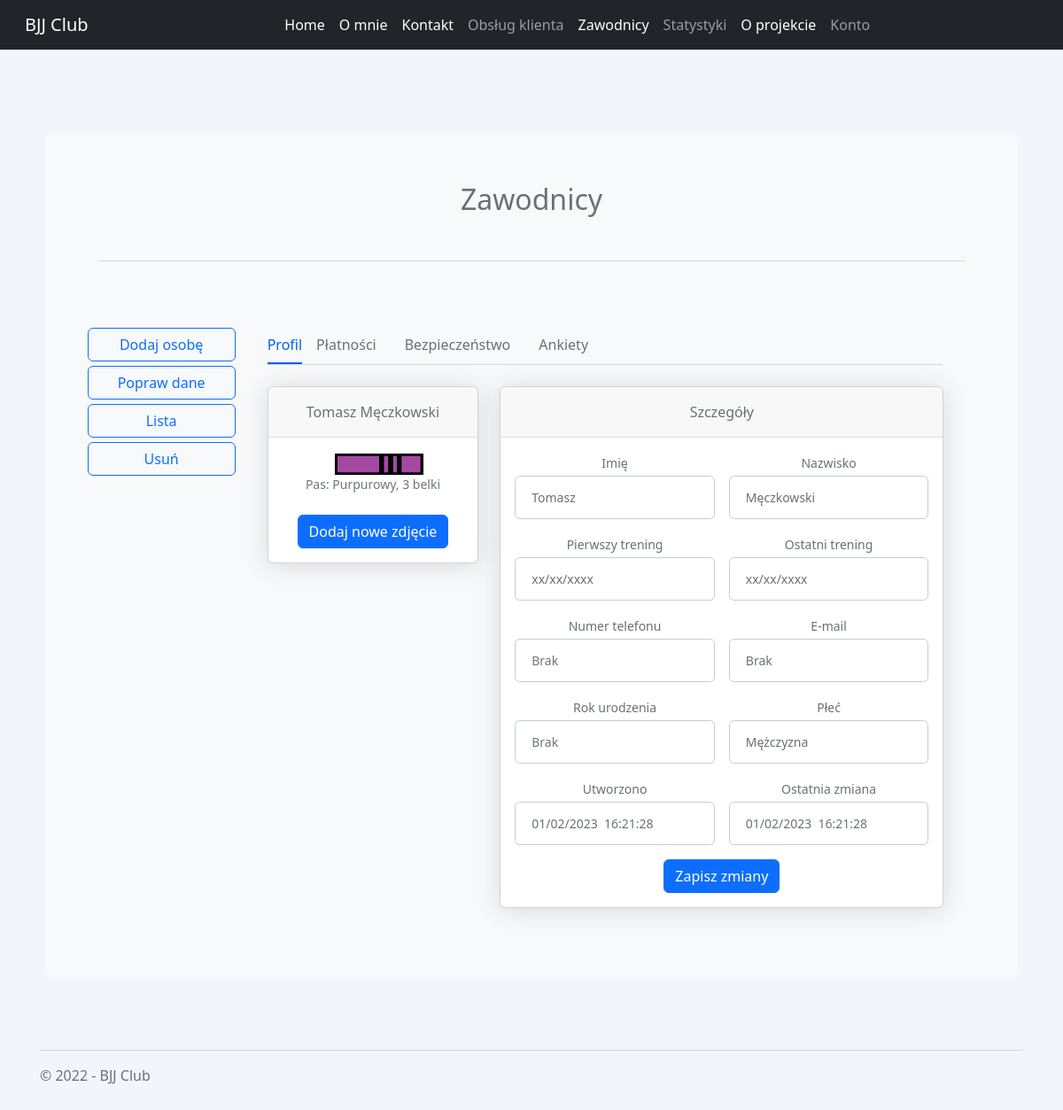
The page /zawodnicy/profil/1 on the database as committed earlier.
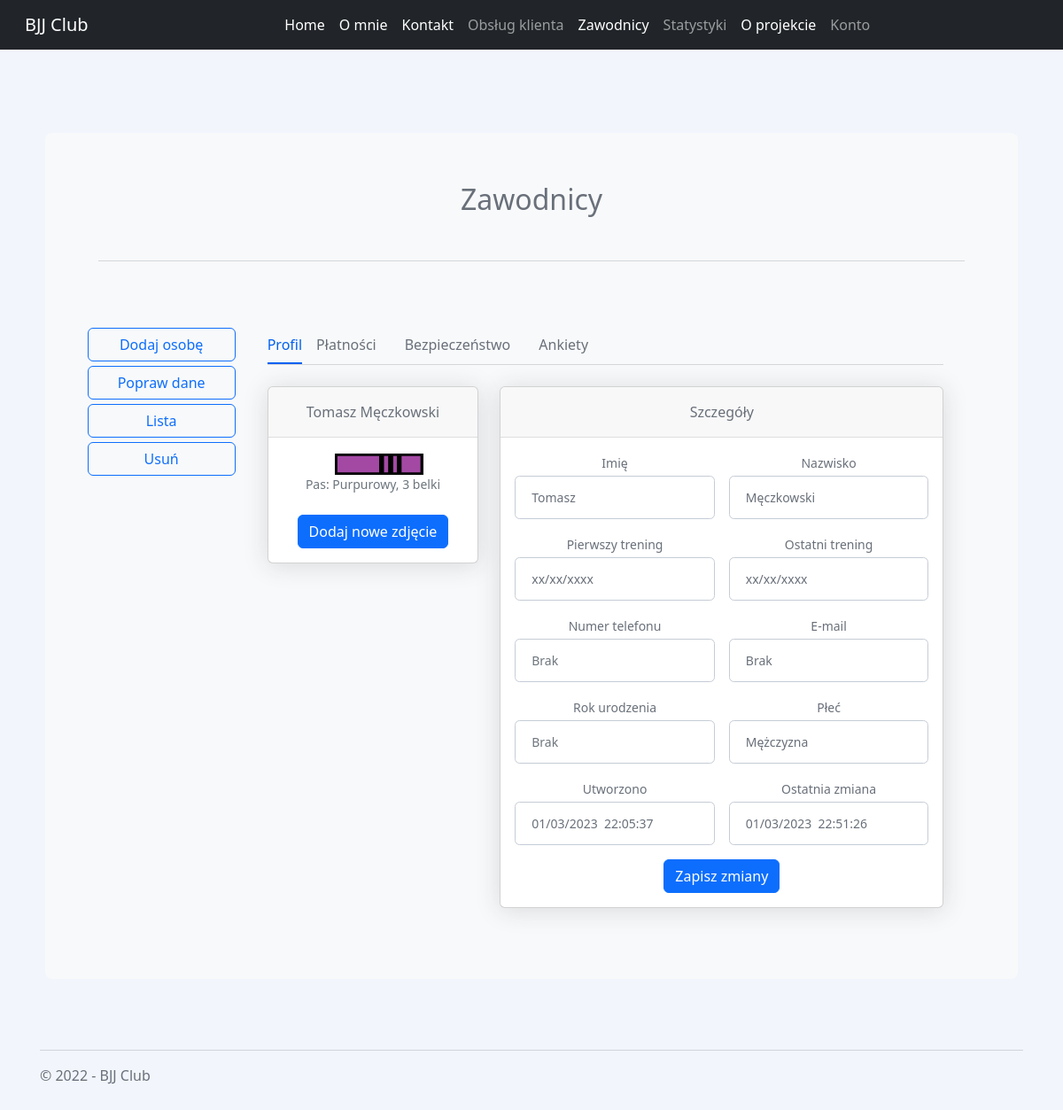
The same page on the database as committed later.
### players/models.py (models this page shows, shortened)
class Player(models.Model):
    class Belts(models.TextChoices):
        WHITE = "Biały", "Biały"
        BLUE = "Niebieski", "Niebieski"
        PURPLE = "Purpurowy", "Purpurowy"
        BROWN = "Brązowy", "Brązowy"
        BLACK = "Czarny", "Czarny"
    class Stripes(models.TextChoices):
        ZERO = "0", "0"
        ONE = "1", "1"
        TWO = "2", "2"
        THREE = "3", "3"
        FOUR = "4", "4"
    class Gender(models.TextChoices):
        Male = "Mężczyzna", "Mężczyzna"
        Female = "Kobieta", "Kobieta"
    first_name = models.CharField(max_length=100)
    last_name = models.CharField(max_length=100)
    belt = models.CharField(max_length=30, choices=Belts.choices, default=Belts.WHITE)
    stripe = models.CharField(max_length=1, choices=Stripes.choices, default=Stripes.ZERO)
    gender = models.CharField(max_length=10, choices=Gender.choices, default=Gender.Male, blank=True)
    birth_date = models.DateField(blank=True, null=True)
    first_training = models.DateField(blank=True, null=True)
    last_training = models.DateField(blank=True, null=True)
    created = models.DateTimeField(auto_now_add=True)
    modified = models.DateTimeField(auto_now=True)
    email = models.EmailField(null=True, blank=True)
    active = models.BooleanField(default=False)
    class Meta:
        ordering = ['id']

### players/views.py (the view)
# urls.py: path("profil/<int:player_id>", player_profile, name="player_profile"),
def player_profile(request, player_id):
    player = Player.objects.get(pk=player_id)
    context = {"player": player}
    return render(request, "player_profile.html", context)

### players/templatetags/extras.py (called while the page is built)
@register.simple_tag
def belt_png(belt, stripe):
    belts = {"Biały": 1,
             "Niebieski": 2,
             "Purpurowy": 3,
             "Brązowy": 4,
             "Czarny": 5}
    belt_index = belts[belt]
    result = f"/static/images/belts/{belt_index}.{stripe}.{belt}.png"
    return result

@register.simple_tag
def email_display(user_id):
    player = Player.objects.get(pk=user_id)
    email = player.email
    if email:
        return email
    else:
        return "Brak"

### players/templates/player_profile.html (shortened to what the changed rows need)
{% extends "inner_layout.html" %}
{% block body %}
{% load extras %}
<link rel="stylesheet" type="text/css" href="/static/css/player_profile.css" />
<div class="container-xl px-4 mt-4">
    <div class="row">
        <div class="col-xl-4">
            <div class="card mb-4 mb-xl-0">
                <div class="card-header">{{player.first_name}} {{player.last_name}}</div>
                <div class="card-body text-center">
                    <img src= {% belt_png player.belt player.stripe %} alt=" " style="width: 100px; margin-left: 10px;"/>
                    <div class="small font-italic text-muted mb-4">Pas: {{player.belt}}, {{player.stripe}} belki</div>
                    <button class="btn btn-primary" type="button">Dodaj nowe zdjęcie</button>
                </div>
            </div>
        </div>
        <div class="col-xl-8">
            <div class="card mb-4">
                <div class="card-body">
                    <form>
                        <div class="row gx-3 mb-3">
                            <div class="col-md-6">
                                <label class="small mb-1" for="inputFirstName">Imię</label>
                                <input class="form-control" id="inputFirstName" type="text" placeholder="Enter your first name" value="{{player.first_name}}">
                            </div>
                            <div class="col-md-6">
                                <label class="small mb-1" for="inputLastName">Nazwisko</label>
                                <input class="form-control" id="inputLastName" type="text" placeholder="Enter your last name" value="{{player.last_name}}">
                            </div>
                        </div>
                        <div class="row gx-3 mb-3">
                            <div class="col-md-6">
                                <label class="small mb-1" for="inputEmail">E-mail</label>
                                <input class="form-control" id="inputEmail" type="text" name="birthday" placeholder="Brak" value="{% email_display player.id %}">
                            </div>
                        </div>
                        <div class="row gx-3 mb-3">
                            <div class="col-md-6">
                                <label class="small mb-1" for="inputGender">Płeć</label>
                                <input class="form-control" id="inputGender" type="text" name="birthday" placeholder="Enter your birthday" value="{{player.gender}}">
                            </div>
                        </div>
                        <div class="row gx-3 mb-3">
                            <div class="col-md-6">
                                <label class="small mb-1" for="inputCreated">Utworzono</label>
                                <input class="form-control" id="inputCreated" type="text" placeholder=""
                                       value="{{player.created | date:'m/d/Y  G:i:s'}}">
                            </div>
                            <div class="col-md-6">
                                <label class="small mb-1" for="inputLastChange">Ostatnia zmiana</label>
                                <input class="form-control" id="inputLastChange" type="text" placeholder=""
                                       value="{{player.modified | date:'m/d/Y  G:i:s'}}">
                            </div>
                        </div>
                    </form>
                </div>
            </div>
        </div>
    </div>
</div>
{% endblock %}

Rows that differ between the two databases and show on the page:
changed Player "Tomasz": created "01/02/2023 16:21:28" → "01/03/2023 22:05:37"; modified "01/02/2023 16:21:28" → "01/03/2023 22:51:26"
